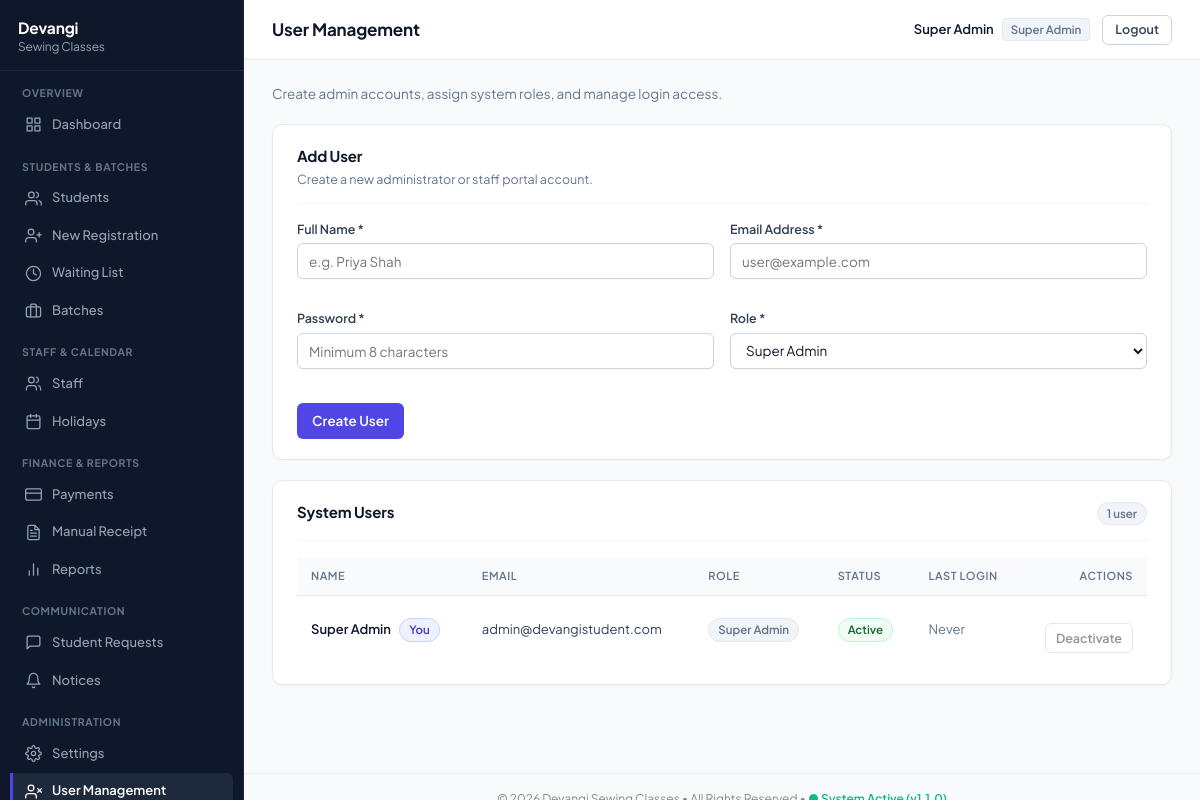
The app's page /public/users.php (signed in) with its own data.
### tables this page shows
CREATE TABLE IF NOT EXISTS users (
    id INT UNSIGNED AUTO_INCREMENT PRIMARY KEY,
    role_id INT UNSIGNED NOT NULL,
    name VARCHAR(150) NOT NULL,
    email VARCHAR(150) NOT NULL UNIQUE,
    phone VARCHAR(20) DEFAULT NULL,
    password_hash VARCHAR(255) NOT NULL,
    status ENUM('active','inactive') NOT NULL DEFAULT 'active',
    last_login_at DATETIME DEFAULT NULL,
    created_at DATETIME DEFAULT CURRENT_TIMESTAMP,
    updated_at DATETIME DEFAULT CURRENT_TIMESTAMP ON UPDATE CURRENT_TIMESTAMP,
    FOREIGN KEY (role_id) REFERENCES roles(id)
);

CREATE TABLE IF NOT EXISTS roles (
    id INT UNSIGNED AUTO_INCREMENT PRIMARY KEY,
    name VARCHAR(50) NOT NULL UNIQUE,           
    display_name VARCHAR(100) NOT NULL,
    description VARCHAR(255) DEFAULT NULL,
    created_at DATETIME DEFAULT CURRENT_TIMESTAMP
);

### public/users.php (the view, shortened to what the rows shown need)
<?php
require_once __DIR__ . '/../includes/auth.php';
require_once __DIR__ . '/../includes/functions.php';
$pdo = db();
$users = $pdo->query("SELECT u.*, r.display_name AS role_display FROM users u JOIN roles r ON r.id = u.role_id ORDER BY u.created_at DESC")->fetchAll();
$pageTitle = 'User Management';
require_once __DIR__ . '/../includes/layout_header.php';
?>
<div class="card">
    <div class="card-header-bar">
        <div>
            <h2>Add User</h2>
        </div>
    </div>
</div>
<div class="card">
    <div class="card-header-bar">
        <div>
            <h2>System Users</h2>
        </div>
    </div>
    <div class="table-wrap">
        <table>
            <thead>
                <tr>
                    <th>Name</th>
                    <th>Email</th>
                    <th>Role</th>
                    <th>Status</th>
                    <th>Last Login</th>
                    <th class="text-right">Actions</th>
                </tr>
            </thead>
            <tbody>
                <?php if (!$users): ?>
                    <tr>
                        <td colspan="6" class="muted" style="text-align: center; padding: 30px;">No users found.</td>
                    </tr>
                <?php else: ?>
                    <?php foreach ($users as $u): ?>
                        <?php $isSelf = ((int)$u['id'] === (int)current_user()['id']); ?>
                        <tr>
                            <td style="font-weight: 600; color: var(--text);">
                                <?= e($u['name']) ?>
                                <?php if ($isSelf): ?>
                                    <span class="badge badge-purple" style="margin-left: 6px;">You</span>
                                <?php endif; ?>
                            </td>
                            <td><?= e($u['email']) ?></td>
                            <td>
                                <span class="badge badge-gray"><?= e($u['role_display']) ?></span>
                            </td>
                            <td>
                                <span class="badge badge-<?= $u['status'] === 'active' ? 'green' : 'red' ?>">
                                    <?= ucfirst($u['status']) ?>
                                </span>
                            </td>
                            <td style="font-variant-numeric: tabular-nums; color: var(--muted);">
                                <?= $u['last_login_at'] ? format_date($u['last_login_at']) : 'Never' ?>
                            </td>
                            <td class="text-right" style="white-space: nowrap;">
                                <form method="post" style="display: inline; margin: 0;">
                                    <button class="btn btn-sm btn-secondary" type="submit" <?= $isSelf ? 'disabled title="You cannot deactivate your own account"' : '' ?>>
                                        <?= $u['status'] === 'active' ? 'Deactivate' : 'Activate' ?>
                                    </button>
                                </form>
                            </td>
                        </tr>
                    <?php endforeach; ?>
                <?php endif; ?>
            </tbody>
        </table>
    </div>
</div>
<?php require_once __DIR__ . '/../includes/layout_footer.php'; ?>

### includes/layout_header.php (shortened to what the rows shown need)
<?php
$pageTitle = $pageTitle ?? 'Dashboard';
$user = current_user();
$cssFile = __DIR__ . '/../public/assets/css/app.css';
$cssVer = file_exists($cssFile) ? (string)filemtime($cssFile) : '1';
?>
<!DOCTYPE html>
<html lang="en">
<head>
<link rel="stylesheet" href="<?= url('public/assets/css/app.css?v=' . $cssVer) ?>">
</head>
<body>
<div class="app-shell" id="appShell">
    <div class="main">
        <header class="topbar">
            <div class="topbar-left">
                <h1><?= e($pageTitle) ?></h1>
            </div>
            <div class="user-menu">
                <span><?= e($user['name']) ?> <small><?= e($user['role_display']) ?></small></span>
                <a href="<?= url('public/logout.php') ?>" class="btn-link">Logout</a>
            </div>
        </header>
        <main class="content">

### records on screen
users: name "Super Admin", role.display_name "Super Admin", shows "You", email "admin@devangistudent.com", status "Active", shows "Never", shows "Deactivate"

### other values on screen
$brandMain "Devangi"
$brandSub "Sewing Classes"
$pageTitle "User Management"
count($users) "1"
form field role_id "Super Admin"
